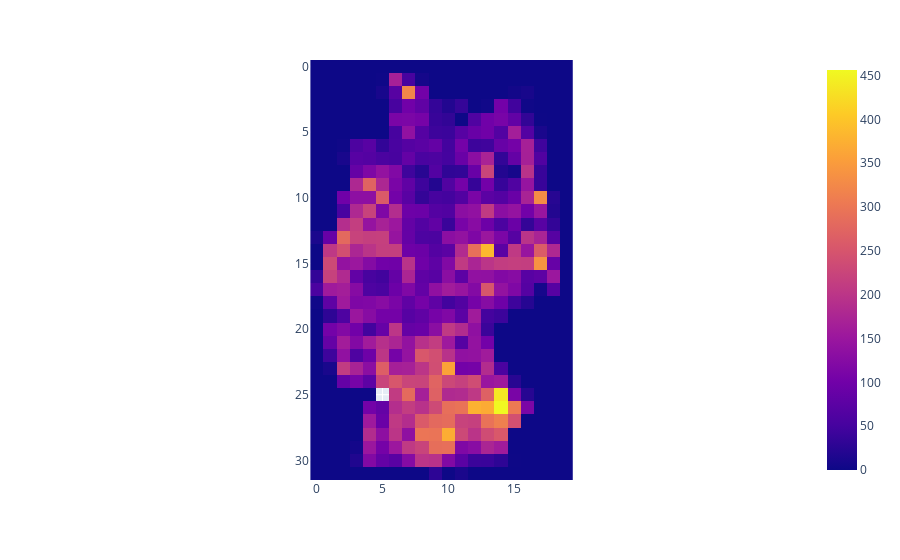

Notebook source saved alongside this figure:
### Code cell
fig = px.imshow(IC_dict['installed_capacity_32x20'][::-1,:,1,201095])
fig

### Figure 1 — Plotly figure (JSON) as saved in the notebook; plotly's stock layout.template omitted (floating-point values rounded to 4 significant figures; data arrays with more than 128 entries replaced by an {"elided": "..."} marker saying what was removed)
{"data": [{"coloraxis": "coloraxis", "hovertemplate": "x: %{x}<br>y: %{y}<br>color: %{z}<extra></extra>", "type": "heatmap", "z": {"elided": "32x20 float values"}}], "layout": {"coloraxis": {"colorscale": [[0, "#0d0887"], [0.1111, "#46039f"], [0.2222, "#7201a8"], [0.3333, "#9c179e"], [0.4444, "#bd3786"], [0.5556, "#d8576b"], [0.6667, "#ed7953"], [0.7778, "#fb9f3a"], [0.8889, "#fdca26"], [1, "#f0f921"]]}, "margin": {"t": 60}, "xaxis": {"constrain": "domain", "scaleanchor": "y"}, "yaxis": {"autorange": "reversed", "constrain": "domain"}}}
